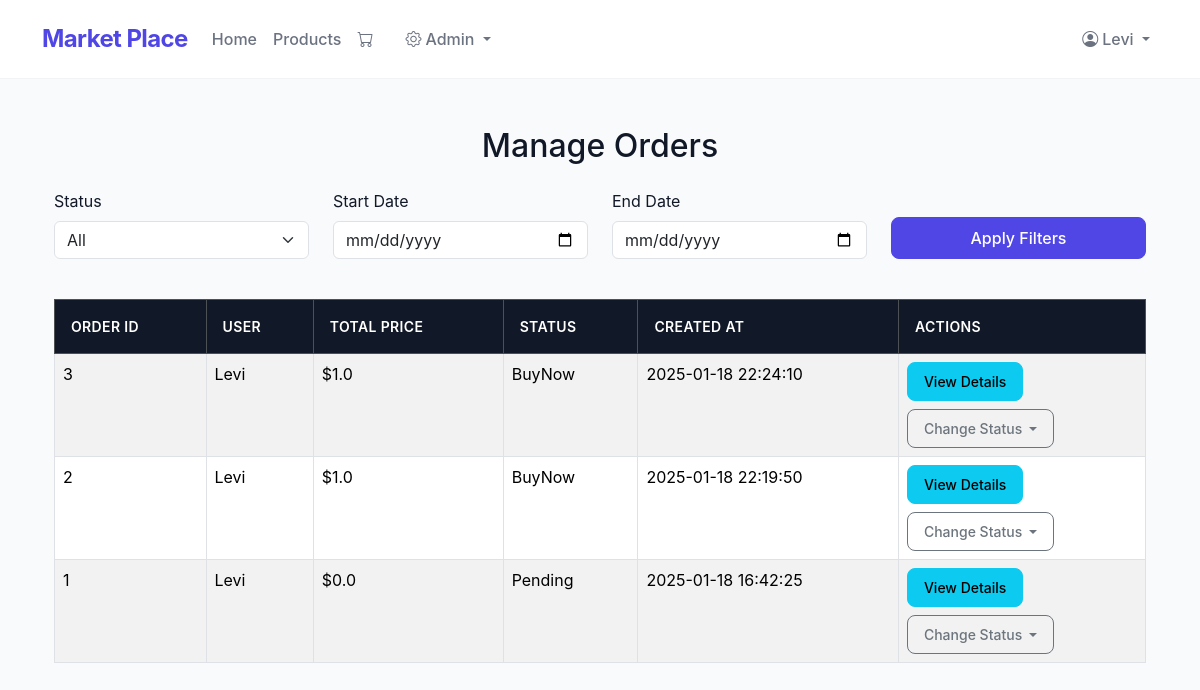
The page /admin/manage_orders (signed in) on the database as committed earlier.
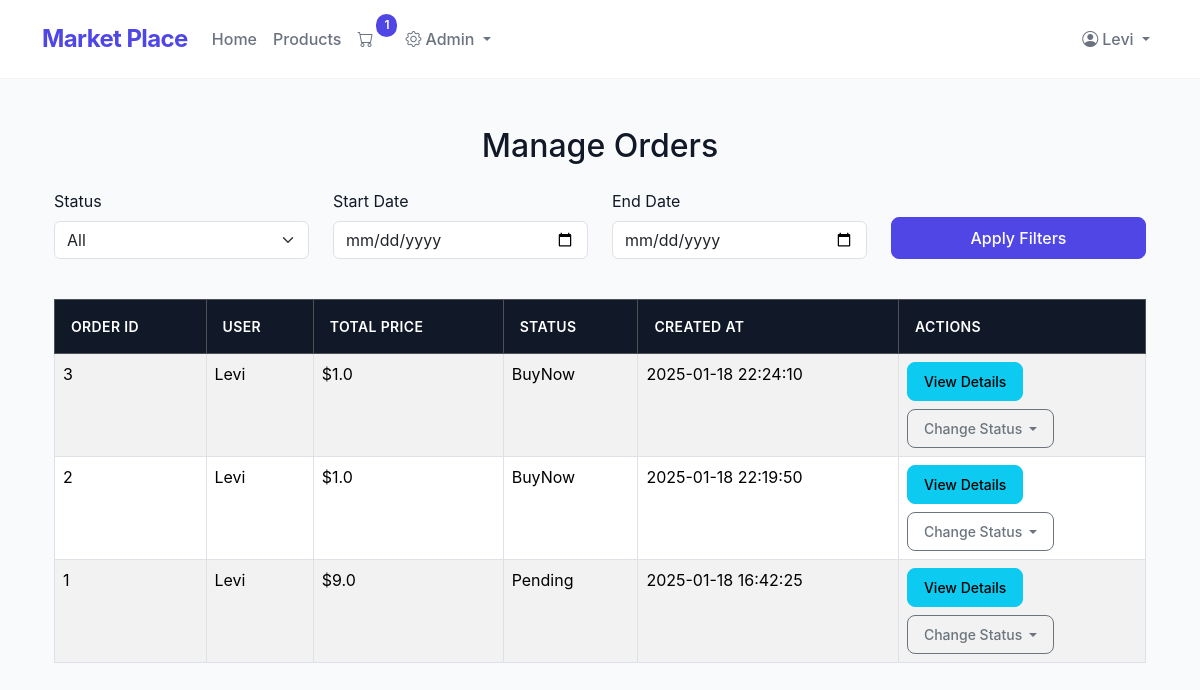
The same page on the database as committed later.
### app.py (models this page shows)
class Order(db.Model):
    __tablename__ = 'orders'
    id = db.Column(db.Integer, primary_key=True)
    user_id = db.Column(db.Integer, db.ForeignKey('users.id'), nullable=False)
    total_price = db.Column(db.Float, nullable=False)
    status = db.Column(db.String(50), nullable=False, default='Pending')
    created_at = db.Column(db.DateTime, nullable=False, default=db.func.current_timestamp())
    order_items = db.relationship('OrderItem', backref='order', lazy=True)
    payment = db.relationship('Payment', backref='order', uselist=False, cascade="all, delete-orphan")

class User(db.Model):
    __tablename__ = 'users'
    id = db.Column(db.Integer, primary_key=True)
    name = db.Column(db.String(100), nullable=False)
    email = db.Column(db.String(120), unique=True, nullable=False)
    password_hash = db.Column(db.String(128), nullable=False)
    phone_number = db.Column(db.String(15), nullable=False)
    role_id = db.Column(db.Integer, db.ForeignKey('roles.id'), nullable=False)
    orders = db.relationship('Order', backref='user', lazy=True)

### app.py (the view)
@app.route('/admin/manage_orders', methods=['GET'])
@admin_required
def manage_orders():
    status = request.args.get('status')
    start_date = request.args.get('start_date')
    end_date = request.args.get('end_date')
    query = Order.query
    if status:
        query = query.filter(Order.status == status)
    if start_date:
        try:
            start_date = datetime.strptime(start_date, '%Y-%m-%d')
            query = query.filter(Order.created_at >= start_date)
        except ValueError:
            flash("Invalid start date format. Please use YYYY-MM-DD.", "danger")
    if end_date:
        try:
            end_date = datetime.strptime(end_date, '%Y-%m-%d')
            query = query.filter(Order.created_at <= end_date)
        except ValueError:
            flash("Invalid end date format. Please use YYYY-MM-DD.", "danger")
    orders = query.order_by(Order.created_at.desc()).all()
    return render_template('manage_orders.html', orders=orders)

### app.py (called while the page is built)
def admin_required(f):
    from functools import wraps
    @wraps(f)
    def decorated_function(*args, **kwargs):
        if not session.get('user_id') or session.get('user_role') != 'admin':
            flash('Admin access required.', 'danger')
            return redirect(url_for('home'))
        return f(*args, **kwargs)
    return decorated_function

def get_cart_unique_items():
    if 'user_id' in session:
        order = Order.query.filter_by(user_id=session['user_id'], status="Pending").first()
        if order:
            return OrderItem.query.filter_by(order_id=order.id).count()
    return 0

@app.context_processor
def inject_cart_count():
    return dict(cart_count=get_cart_unique_items())

### templates/manage_orders.html (shortened to what this page needs)
{% extends 'base.html' %}
{% block content %}
    <div class="container mt-5">
        <h2 class="mb-4 text-center">Manage Orders</h2>
        <form method="GET" action="{{ url_for('manage_orders') }}" class="mb-4">
            <div class="row">
                <div class="col-md-3 mb-3">
                    <label for="status" class="form-label">Status</label>
                    <select name="status" id="status" class="form-select">
                        <option value="">All</option>
                    </select>
                </div>
                <div class="col-md-3 mb-3">
                    <label for="start_date" class="form-label">Start Date</label>
                    <input type="date" name="start_date" id="start_date" class="form-control" value="{{ request.args.get('start_date') }}">
                </div>
                <div class="col-md-3 mb-3">
                    <label for="end_date" class="form-label">End Date</label>
                    <input type="date" name="end_date" id="end_date" class="form-control" value="{{ request.args.get('end_date') }}">
                </div>
                <div class="col-md-3 d-flex align-items-end mb-3">
                    <button type="submit" class="btn btn-primary w-100">Apply Filters</button>
                </div>
            </div>
        </form>
        <div class="table-responsive">
            <table class="table table-bordered table-striped table-hover">
                <thead class="table-dark">
                    <tr>
                        <th>Order ID</th>
                        <th>User</th>
                        <th>Total Price</th>
                        <th>Status</th>
                        <th>Created At</th>
                        <th>Actions</th>
                    </tr>
                </thead>
                <tbody>
                    {% for order in orders %}
                        <tr>
                            <td>{{ order.id }}</td>
                            <td>{{ order.user.name }}</td>
                            <td>${{ order.total_price }}</td>
                            <td>{{ order.status }}</td>
                            <td>{{ order.created_at.strftime('%Y-%m-%d %H:%M:%S') }}</td>
                            <td>
                                <button type="button" class="btn btn-info btn-sm" data-bs-toggle="modal" data-bs-target="#orderModal{{ order.id }}">
                                    View Details
                                </button>
                                <form action="{{ url_for('update_order_status', order_id=order.id) }}" method="POST" class="mt-2">
                                    <div class="dropdown">
                                        <button class="btn btn-sm btn-outline-secondary dropdown-toggle" type="button" id="statusDropdown" data-bs-toggle="dropdown" aria-expanded="false">
                                            Change Status
                                        </button>
                                    </div>
                                </form>
                            </td>
                        </tr>
                    {% endfor %}
                </tbody>
            </table>
        </div>
    </div>
{% endblock %}

### templates/base.html (shortened to what this page needs)
<!DOCTYPE html>
<html lang="en">
<head>
    <link rel="stylesheet" href="https://cdn.jsdelivr.net/npm/bootstrap-icons@1.7.2/font/bootstrap-icons.css">
    <link rel="stylesheet" href="https://cdn.jsdelivr.net/npm/bootstrap@5.3.1/dist/css/bootstrap.min.css">
    <link rel="stylesheet" href="{{ url_for('static', filename='css/styles.css') }}">
</head>
<body>
    <nav class="navbar navbar-expand-lg navbar-custom sticky-top">
        <div class="container">
            <a class="navbar-brand" href="{{ url_for('home') }}">Market Place</a>
            <div class="collapse navbar-collapse" id="navbarNav">
                <ul class="navbar-nav me-auto">
                    <li class="nav-item"><a class="nav-link" href="{{ url_for('home') }}">Home</a></li>
                    <li class="nav-item"><a class="nav-link" href="{{ url_for('products') }}">Products</a></li>
                    {% if session.get('user_id') %}
                    <li class="nav-item">
                        <a class="nav-link cart-link" href="{{ url_for('view_cart') }}">
                            <i class="bi bi-cart"></i>
                            {% if cart_count > 0 %}
                            <span class="cart-count">{{ cart_count }}</span>
                            {% endif %}
                        </a>
                    </li>
                    {% endif %}
                    {% if session.get('user_role') == 'admin' %}
                    <li class="nav-item dropdown">
                        <a class="nav-link dropdown-toggle" href="#" role="button" data-bs-toggle="dropdown">
                            <i class="bi bi-gear me-1"></i>Admin
                        </a>
                    </li>
                    {% endif %}
                </ul>
                <ul class="navbar-nav">
                    {% if session.get('user_id') %}
                    <li class="nav-item dropdown">
                        <a class="nav-link dropdown-toggle" href="#" id="userDropdown" data-bs-toggle="dropdown">
                            <i class="bi bi-person-circle me-1"></i>{{ session.get('user_name') }}
                        </a>
                    </li>
                    {% endif %}
                </ul>
            </div>
        </div>
    </nav>
    <div class="container my-4">
        {% block content %}{% endblock %}
    </div>
</body>
</html>

Rows that differ between the two databases and show on the page:
changed Order "Pending": total_price "0.0" → "9.0"
Other text that changed with them:
{{ cart_count }}: (not shown) → "1"
